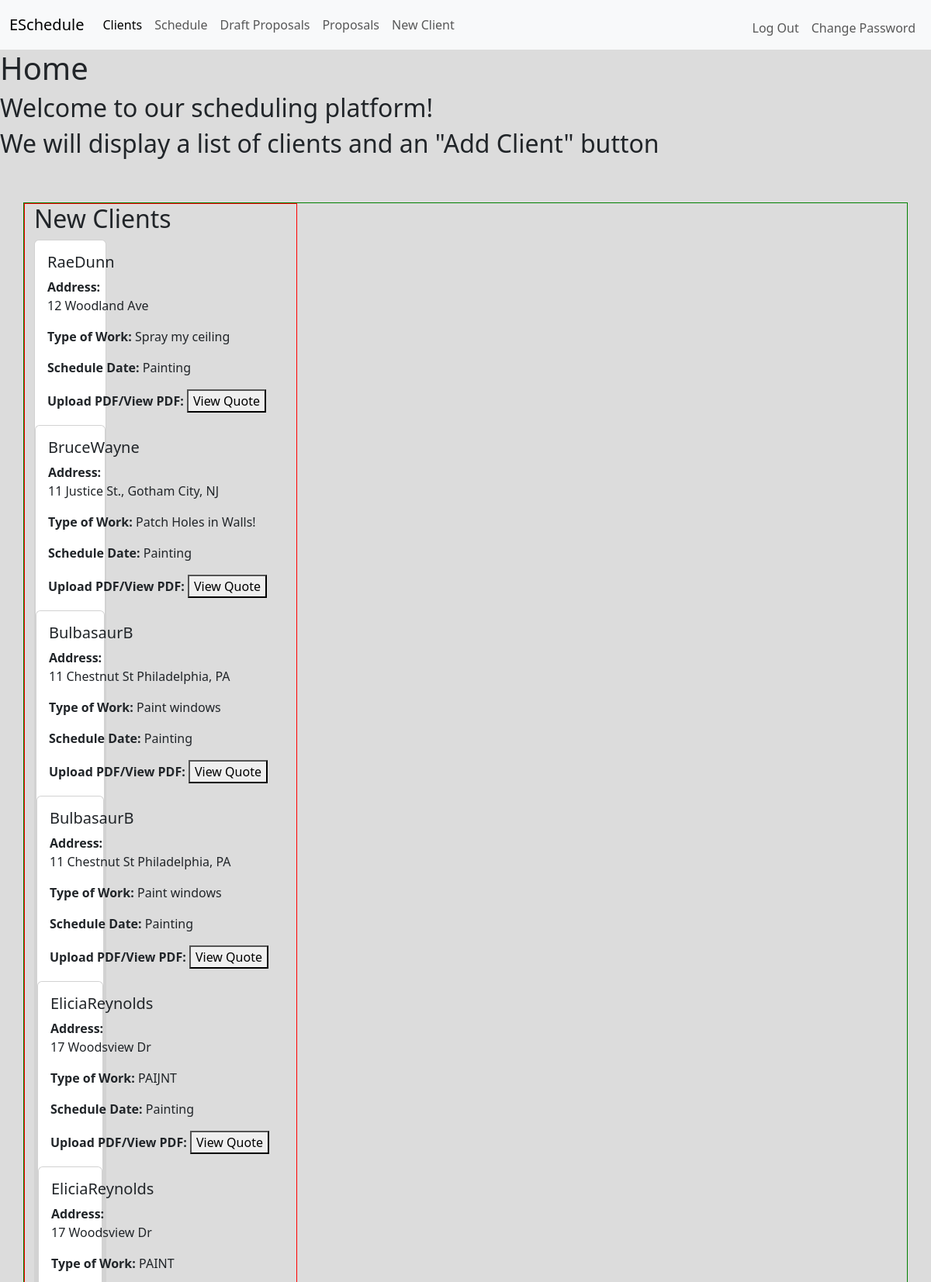
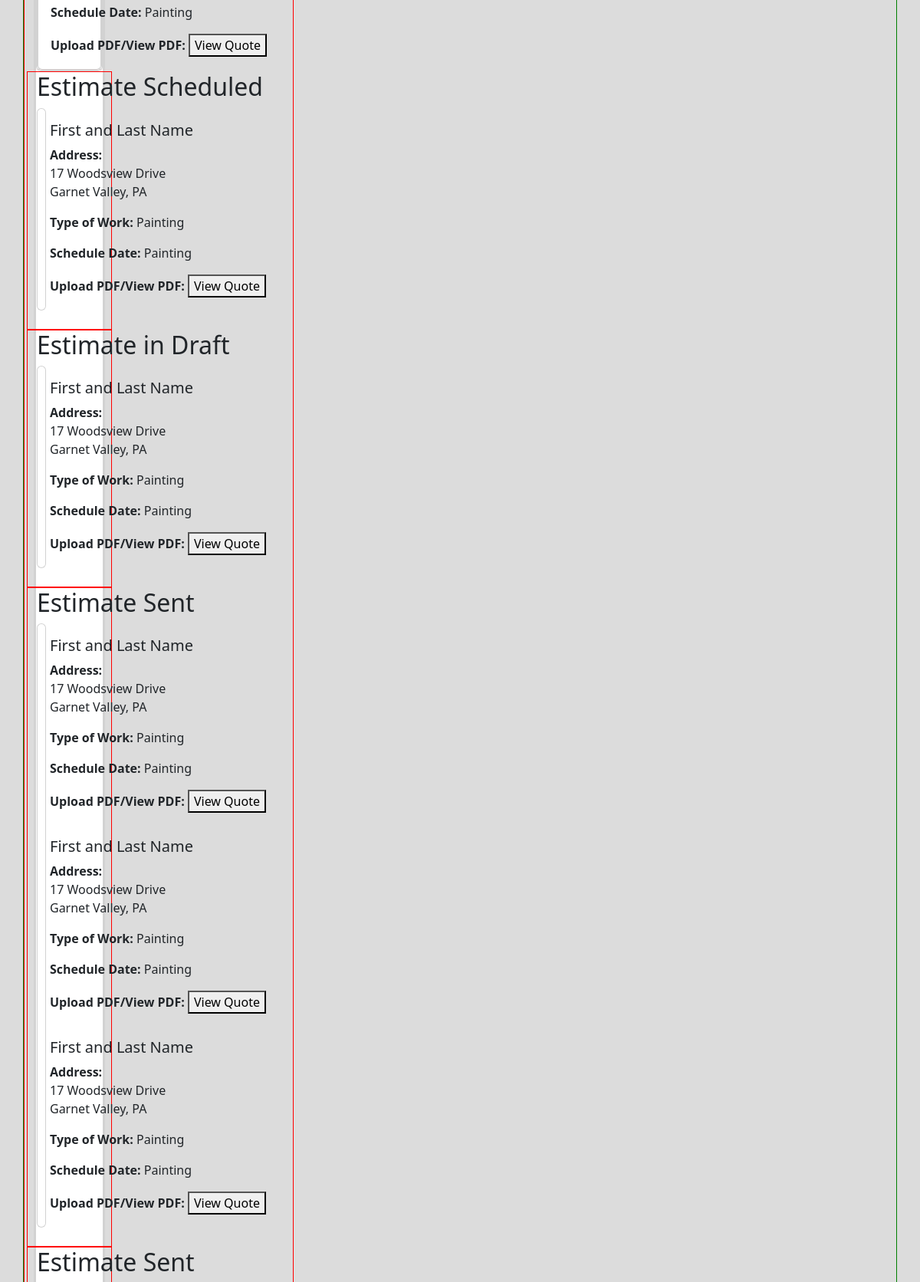
Screenshot of /home (signed in, upper part) with the database file from the repository (2 pictures, top to bottom).
### tables this page shows
CREATE TABLE contacts (
        contacts_id INTEGER PRIMARY KEY,
        first_name TEXT NOT NULL,
        last_name TEXT NOT NULL,
        phone_number TEXT NOT NULL,
        email TEXT NOT NULL,
        address TEXT NOT NULL,
        work_type TEXT NOT NULL,
        member_id INTEGER,
        FOREIGN KEY (member_id) REFERENCES members(member_id)
     );

### app.py (the view)
@app.route('/home')
def home():
    c = None
    try:
        db = get_db()
        c = db.cursor()
        clients = c.execute("SELECT * FROM contacts WHERE member_id = ?", (session['user_id'],)).fetchall()
    except Exception as e:
        return f"Error: {str(e)}"
    finally:
        c.close()
    return render_template("home.html", clients=clients)

### app.py (called while the page is built)
def get_db():
    db = getattr(g, '_database', None)
    if db is None:
        db = g._database = sqlite3.connect('eschedule.db')
        db.row_factory = sqlite3.Row  # This line sets the row_factory for better row access
    return db

@app.after_request
def after_request(response):
    response.headers["Cache-Control"] = "no-cache, no-store, must-revalidate"
    response.headers["Expires"] = 0
    response.headers["Pragma"] = "no-cache"
    return response

### templates/home.html (shortened to what this page needs)
{% extends "layout.html" %}
{% block h1 %}
    Home
{% endblock %}
{% block main %}
    <h2>Welcome to our scheduling platform!</h2>
    <h2>We will display a list of clients and an "Add Client" button</h2>
    <br>
    <br>
    <div class="container clients">
        <div class="row">
            <div class="col-md-4 mb-4">
                <h2>New Clients</h2>
                {% for client in clients%}
                <div class="card">
                    <div class="card-body">
                        <h5 class="card-title">{{client.first_name}}{{client.last_name}}</h5>
                        <p class="card-text"><strong>Address:</strong><br> {{client.address}}</p>
                        <p class="card-text"><strong>Type of Work:</strong> {{client.work_type}}</p>
                        <p class="card-text"><strong>Schedule Date:</strong> Painting</p>
                        <p class="card-text"><strong>Upload PDF/View PDF:</strong> <button>View Quote</button></p>
                    </div>
                {% endfor %}
                </div>
            </div>
        </div>
        <div class="row">
            <div class="col-md-4 mb-4">
                <h2>Estimate Scheduled</h2>
                <div class="card">
                    <div class="card-body">
                        <h5 class="card-title">First and Last Name</h5>
                        <p class="card-text"><strong>Address:</strong><br> 17 Woodsview Drive <br> Garnet Valley, PA</p>
                        <p class="card-text"><strong>Type of Work:</strong> Painting</p>
                        <p class="card-text"><strong>Schedule Date:</strong> Painting</p>
                        <p class="card-text"><strong>Upload PDF/View PDF:</strong> <button>View Quote</button></p>
                    </div>
                </div>
            </div>
        </div>
        <div class="row">
            <div class="col-md-4 mb-4">
                <h2>Estimate in Draft</h2>
                <div class="card">
                    <div class="card-body">
                        <h5 class="card-title">First and Last Name</h5>
                        <p class="card-text"><strong>Address:</strong><br> 17 Woodsview Drive <br> Garnet Valley, PA</p>
                        <p class="card-text"><strong>Type of Work:</strong> Painting</p>
                        <p class="card-text"><strong>Schedule Date:</strong> Painting</p>
                        <p class="card-text"><strong>Upload PDF/View PDF:</strong> <button>View Quote</button></p>
                    </div>
                </div>
            </div>
        </div>
        <div class="row">
            <div class="col-md-4 mb-4">
                <h2>Estimate Sent</h2>
                <div class="card">
                    <div class="card-body">
                        <h5 class="card-title">First and Last Name</h5>
                        <p class="card-text"><strong>Address:</strong><br> 17 Woodsview Drive <br> Garnet Valley, PA</p>
                        <p class="card-text"><strong>Type of Work:</strong> Painting</p>
                        <p class="card-text"><strong>Schedule Date:</strong> Painting</p>
                        <p class="card-text"><strong>Upload PDF/View PDF:</strong> <button>View Quote</button></p>
                    </div>
                    <div class="card-body">
                        <h5 class="card-title">First and Last Name</h5>
                        <p class="card-text"><strong>Address:</strong><br> 17 Woodsview Drive <br> Garnet Valley, PA</p>
                        <p class="card-text"><strong>Type of Work:</strong> Painting</p>
                        <p class="card-text"><strong>Schedule Date:</strong> Painting</p>
                        <p class="card-text"><strong>Upload PDF/View PDF:</strong> <button>View Quote</button></p>
                    </div>
                    <div class="card-body">
                        <h5 class="card-title">First and Last Name</h5>
                        <p class="card-text"><strong>Address:</strong><br> 17 Woodsview Drive <br> Garnet Valley, PA</p>
                        <p class="card-text"><strong>Type of Work:</strong> Painting</p>
                        <p class="card-text"><strong>Schedule Date:</strong> Painting</p>
                        <p class="card-text"><strong>Upload PDF/View PDF:</strong> <button>View Quote</button></p>
                    </div>
                </div>
            </div>
        </div>
        <div class="row">
            <div class="col-md-4 mb-4">
                <h2>Estimate Sent</h2>
            </div>
        </div>
    </div>
{% endblock %}

### templates/layout.html (shortened to what this page needs)
<!DOCTYPE html>
<html lang="en">
<head>
    <link href="https://cdn.jsdelivr.net/npm/bootstrap@5.3.2/dist/css/bootstrap.min.css" rel="stylesheet"
>
    <link rel="stylesheet" href="static/style.css">
</head>
<body>
    <nav class="navbar navbar-expand-lg bg-light">
        <div class="container-fluid">
          <a class="navbar-brand" href="/">ESchedule</a>
          {% if session["user_id"] %}
          <div class="collapse navbar-collapse" id="navbarNav">
            <ul class="navbar-nav">
              <li class="nav-item" >
                <a class="nav-link active" aria-current="page" href="/clients">Clients</a>
              </li>
              <li class="nav-item">
                <a class="nav-link" href="/schedule">Schedule</a>
              </li>
              <li class="nav-item">
                <a class="nav-link" href="/draft">Draft Proposals</a>
              </li>
              <li class="nav-item">
                <a class="nav-link" href="/proposals">Proposals</a>
              </li>
              <li class="nav-item">
                <a class="nav-link" href="/new_client">New Client</a>
              </li>
            </ul>
            <ul class="navbar-nav ms-auto mt-2">
              <li class="nav-item"><a class="nav-link" href="/logout">Log Out</a></li>
              <li class="nav-item"><a class="nav-link" href="/password">Change Password</a></li>
            </ul>
            {% else %}
            <ul class="navbar-nav ms-auto mt-2">
                <li class="nav-item"><a class="nav-link" href="/login">Log In</a></li>
                <li class="nav-item"><a class="nav-link" href="/create_account">Change Password</a></li>
            </ul>
            {% endif %}
          </div>
        </div>
      </nav>
        <h1>{% block h1 %}{% endblock %}</h1>
    <main>
        {% block main %}{% endblock %}
    </main>
</body>
</html>

### static/style.css (style rules this page uses)
body { background-color: rgb(220, 220, 220); }
.clients { display: flex; flex-direction: row; border: 1px solid green; overflow: auto; white-space: nowrap; }
.row { border: 1px solid red; }

### rows the page displays
contacts: first_name "Rae", last_name "Dunn", address "12 Woodland Ave", work_type "Spray my ceiling"
contacts: first_name "Bruce", last_name "Wayne", address "11 Justice St., Gotham City, NJ", work_type "Patch Holes in Walls!"
contacts: first_name "Bulbasaur", last_name "B", address "11 Chestnut St Philadelphia, PA", work_type "Paint windows"
contacts: first_name "Bulbasaur", last_name "B", address "11 Chestnut St Philadelphia, PA", work_type "Paint windows"
contacts: first_name "Elicia", last_name "Reynolds", address "17 Woodsview Dr", work_type "PAIJNT"
contacts: first_name "Elicia", last_name "Reynolds", address "17 Woodsview Dr", work_type "PAINT"
